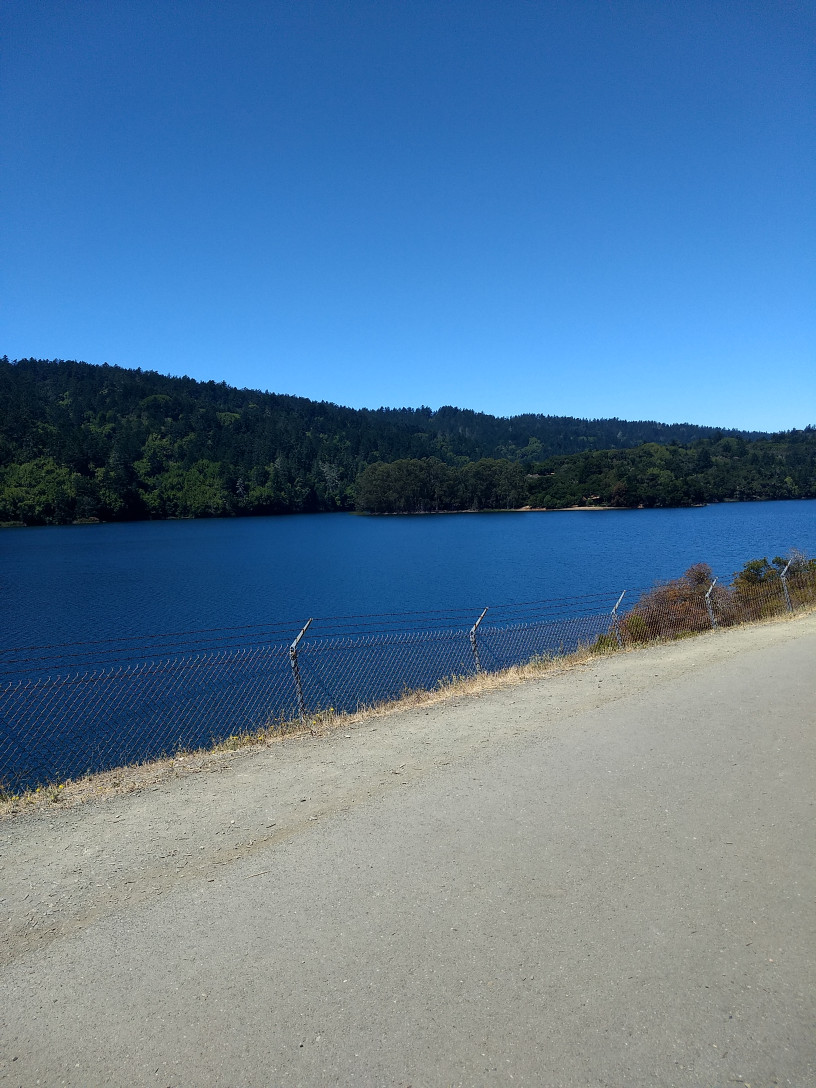
#> input picture black_mountain.jpg, 2448 x 3264 px (shown at 1/3 size)
$ python detect_image_SA.py   (older library calls are emulated)
#> lines starting #> are read from the running program, lines starting #| are printed output that depends on the picture; after the words box and inside, x2 and y2 are one past the last pixel; in counts of white or black regions, pixels touching at a corner belong together
### keyboard_SA.py
'''
Enables program variables to be adjusted with keyboard while program is running

Must define variables, starting values, key associated with variable, and return all variables

v1 09.02.2021
Tom Zimmerman CCC, IBM Research March 2020
This work is funded by the National Science Foundation (NSF) grant No. DBI-1548297, Center for Cellular Construction.
Disclaimer:  Any opinions, findings and conclusions or recommendations expressed in this material are those of the authors and do not necessarily reflect the views of the National Science Foundation.

CURRENT VERSION WAS MODIFIED BY SALMA AHMED; CHEM 667, FALL 2021
'''

import numpy as np
import cv2

keypad=['t','a','A','y']    # define what key character is associated with variable
keyValue=[50,100,1000,0]         # define starting value
stepValue=[1,5,5,1]         # define scaling of value, i.e., how much variable changes with each key increment.... not implimented yet in V1
keyState=0;                 # the current selected key
keyBuf=np.zeros((256),dtype=int)    # where are the key values are stored (before scaling)
run=1                       # set to 0 if 'q' is hit, to end program
save=0

# initialize key buffer with starting values
for i in range(len(keypad)):
    keyBuf[ord(keypad[i])]=keyValue[i]
#> the answer given: black_mountain.jpg

def processKey():

    global keyState,run,save;

    key=cv2.waitKey(500) # value is delay in milliseconds to slow down video, must be > 0
    if key!=-1:
        keyList=[ord('='),ord('-'),ord('+'),ord('_')]
        value=[1,-1,+10,-10]
        inc=0
        if key in keyList:
            index=keyList.index(key)
            inc=value[index]
            keyBuf[keyState]+=inc
            if keyBuf[keyState]<0:
                keyBuf[keyState]=0
        else:
            keyState=key
        print (chr(keyState),'=',keyBuf[keyState])

        # update variables
        for i in range(len(keypad)):
            keyValue[i]=keyBuf[ord(keypad[i])]

        # check to see if user wants to quit program by pressing 'q' key
        if key==(ord('q')): # variable program checks to see if user wants to quit program
            pass
            run=0
        if key==(ord('n')): #variable program that checks if user wants to move to the next image
            run = not run
        if key==(ord('s')): #variable program that checks if the user wants to save data
            save = 1
    return(keyValue)        # return all the variable values, must be received in the proper order!

### detect_image_SA.py
# -*- coding: utf-8 -*-
"""
Detect script but for images
Created on Tue Oct 12 12:18:53 2021

@author: salma

v2.0
The keyboard module was added to adjust parameters. Keys such as 'n' and 's' were
added in order to go to the next image and save the object parameters respectively.
This also includes the image name in the csv file

v1.0
This script should detect objects for an image. In the future, it might be a module
added to the final detect script?
"""
import cv2
#import numpy as np
import pandas as pd
import keyboard_SA as k
import tkinter as tk
from tkinter import filedialog

################################## GET IMAGE ############################
def getImage():
    # [4 lines of commented-out code are left out]
    global file
    try:
        image = cv2.imread(file)
#> image is the input picture: shape (3264, 2448, 3); mean B, G, R 154.3, 122.8, 88.8
        return image
    except AttributeError:
        return 'Must be a jpg or a png!'

#function to name image (for 1st column in the csv file)
def csv_image_name(filename):
    filename = filename[:-4]
    split_file = filename.split('/')
    return split_file[-1]

#################### CSV FILE NAME AND IMAGE RES ##############################
detectFileName='detection_image.csv'      # output file containing object location, area, aspect ratio for each piceo frame
X_REZ=640; Y_REZ=480;               # viewing resolution
THICK=1                             # bounding box line thickness
BLUR=7                              # object bluring to help detection
VGA=(640,480)
PROCESS_REZ=(320,240)

############################ DEFINE VARIABLES ################################
detectHeader= 'IMAGE_NAME,ID,X0,Y0,X1,Y1,XC,YC,AREA,AR,ANGLE'
detectHeader= detectHeader.split(',')
print(detectHeader)
FRAME=0; ID=1;  X0=2;   Y0=3;   X1=4;   Y1=5;   XC=6;   YC=7; AREA=8; AR=9; ANGLE=10; MAX_COL=11 # pointers to detection features
#detectArray=np.empty((0,MAX_COL))  # detection features populated with object for each frame
detectList = []

################################## MAIN #####################################
print('''
How to use keyboard to adjust threshold.....
Click on image to enable keyboard.
Press 't' to select threshold.
Press 'a' to set t:he minimmum area of an object
Press 'A' to set the maximum area of an object
Press 'n' to move on to the next image
Press 's' to save image parameters
Press '+' and '-' to change value by increments of 1.
Hold shift while pressing '+' or '-' to change value by increments of 10.
''')

def getAR(obj):
    ((xc,yc),(w,h),(angle)) = cv2.minAreaRect(obj)  # get parameters from min area rectangle
    ar=0.0      # initialize aspect ratio as a floating point so calculations are done in floating point
    # calculate aspect ratio (always 1 or greater)
    if w>=h and h>0:
        ar=w/h
    elif w>0:
        ar=h/w
    return(xc,yc,ar,angle)

######################### start detecting images #############################
frameCount=0                        # keeps track of image number

for i in range(3): #asks for 3 images
    root = tk.Tk()
    root.withdraw()
    file = filedialog.askopenfilename()
    pic = getImage()
    im_name = csv_image_name(file)
    #pic = cv2.imread('black_mountain.jpg')
    if pic is None:
        break
    else:
        while k.run:
            # check for key activity that changes program variables
            (thresh,MIN_AREA,MAX_AREA,y)=k.processKey()   # a and A are used to change the min and max sizes for the detection
#> (key q is pressed here)

            # blur and threshold image
            colorIM=cv2.resize(pic,PROCESS_REZ)
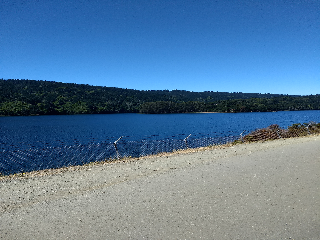
#> colorIM: shape (240, 320, 3); mean B, G, R 154.2, 122.7, 88.8
            grayIM = cv2.cvtColor(colorIM, cv2.COLOR_BGR2GRAY)  # convert color to grayscale image
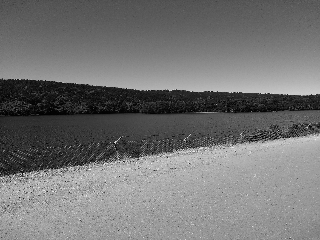
#> grayIM: shape (240, 320); min 0, max 250, mean 116.2
            blurIM=cv2.medianBlur(grayIM,BLUR)                  # blur image to fill in holes to make solid object
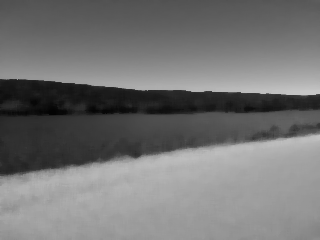
#> blurIM: shape (240, 320); min 3, max 198, mean 116.3
            ret,binaryIM = cv2.threshold(blurIM,thresh,255,cv2.THRESH_BINARY_INV) # threshold image to make pixels 0 or 255
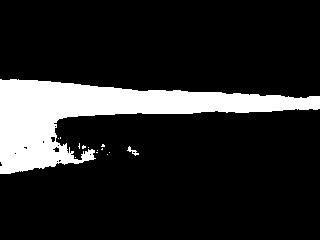
#> binaryIM: shape (240, 320); 14.8% white; 14 white regions (12 under 20 px)
#> ret = 50

            # get contours  # dummy,
            contourList, hierarchy = cv2.findContours(binaryIM, cv2.RETR_EXTERNAL, cv2.CHAIN_APPROX_NONE) # all countour points, uses more memory
#> contourList = 14 contours, 12 with area under 20; largest, box (x1, y1, x2, y2) and area: (0, 79, 320, 174) 10906, (127, 146, 139, 156) 26

            # draw bounding boxes around objects
            objCount=0                                      # used as object ID in detectArray
            for objContour in contourList:                  # process all objects in the contourList
                area = int(cv2.contourArea(objContour))     # find obj area
                if area>MIN_AREA:                           # only detect large objects
                    PO = cv2.boundingRect(objContour)
                    x0=PO[0]; y0=PO[1]; x1=x0+PO[2]; y1=y0+PO[3]
                    cv2.rectangle(colorIM, (x0,y0), (x1,y1), (0,255,0), THICK) # place GREEN rectangle around each object, BGR
                    (xc,yc,ar,angle)=getAR(objContour)

                    # create an if statement here to save threshold
                    if k.save:
                        '''
                        # save object parameters in detectArray in format FRAME=0; ID=1;  X0=2;   Y0=3;   X1=4;   Y1=5;   XC=6;   YC=7; CLASS=8; AREA=9; AR=10; ANGLE=11; MAX_COL=12
                        parm=np.array([['test_' + str(i),objCount,x0,y0,x1,y1,xc,yc,area,ar,angle]]) # create parameter vector (1 x MAX_COL)
                        detectArray=np.append(detectArray,parm,axis=0)  # add parameter vector to bottom of detectArray, axis=0 means add row
                        objCount+=1                                     # indicate processed an object
                        print('Object #',objCount,'saved!')
                        '''
                        # save object parameters in detectArray in format FRAME=0; ID=1;  X0=2;   Y0=3;   X1=4;   Y1=5;   XC=6;   YC=7; CLASS=8; AREA=9; AR=10; ANGLE=11; MAX_COL=12
                        parm = [im_name,objCount,x0,y0,x1,y1,xc,yc,area,ar,angle] # create parameter vector (1 x MAX_COL)
                        detectList.append(parm)
                        objCount+=1                                     # indicate processed an object
                        print('Object #',objCount,'saved!')
#> this loop made 14 passes
#> (area, PO, x0, y0, x1, y1, xc, yc) on pass 14: (10906, (0, 79, 320, 95), 0, 79, 320, 174, 159.5, 126)
#> area on pass 8: 26
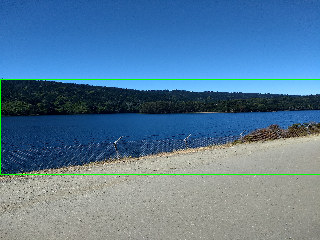
#> colorIM: shape (240, 320, 3); 0.96% of pixels changed, all inside (x1, y1, x2, y2) = (0, 79, 320, 175)
#> after the loop, detectList = []; objCount = 0

            k.save = 0 #to restart save key, so it's not continuously saving

            #print('frame:',frameCount,'objects:',len(contourList),'big objects:',objCount)

            # shows results
            cv2.imshow('colorIM', cv2.resize(colorIM,VGA))      # display image
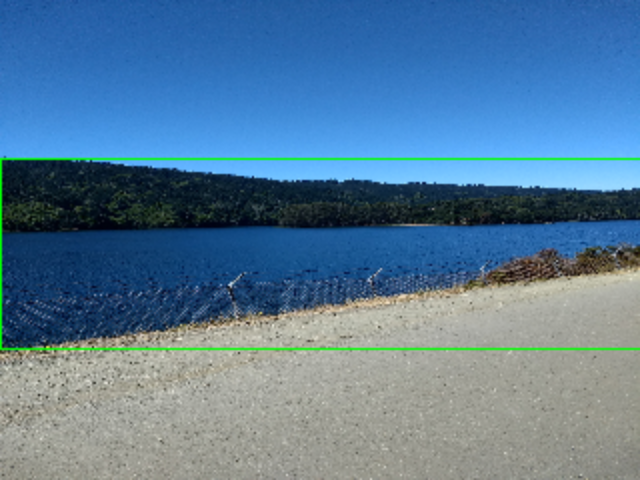
#> window 'colorIM': shape (480, 640, 3); mean B, G, R 152.4, 123.6, 87.6
            #cv2.imshow('blurIM', cv2.resize(blurIM,VGA)) # display thresh image
            cv2.imshow('binaryIM', cv2.resize(binaryIM,VGA))# display thresh image
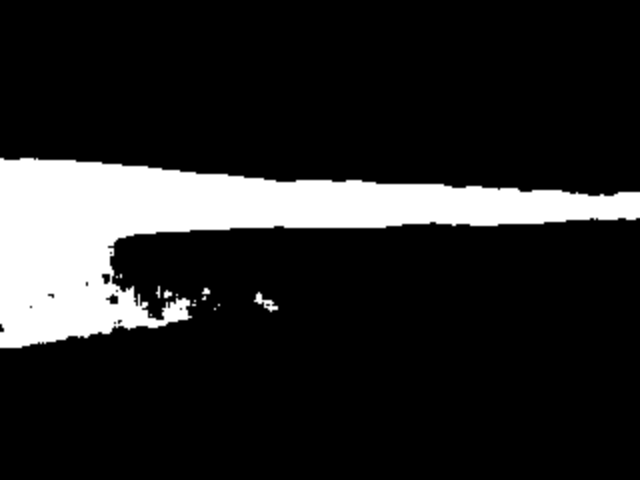
#> window 'binaryIM': shape (480, 640); min 0, max 255, mean 37.8

            frameCount+=1
            #cv2.waitKey(0)

    k.run = not k.run #so it can detect objects in the next image
    cv2.destroyAllWindows()

# program ending, test why
if frameCount>0:            # normal ending, save detection file
    print('Done with images. Saving feature file and exiting program')
    #np.savetxt(detectFileName,detectArray,header=detectHeader,delimiter=',')
    detectDF = pd.DataFrame(detectList, columns = detectHeader)
#> detectDF = table of 0 rows and 11 columns
    detectDF.to_csv(detectFileName, columns = detectHeader,header = True)
else:                       # abnormal ending, don't save detection file
    print('No image found...')

cv2.destroyAllWindows()     # clean up to end program
print('bye!')               # tell the user program has ended
